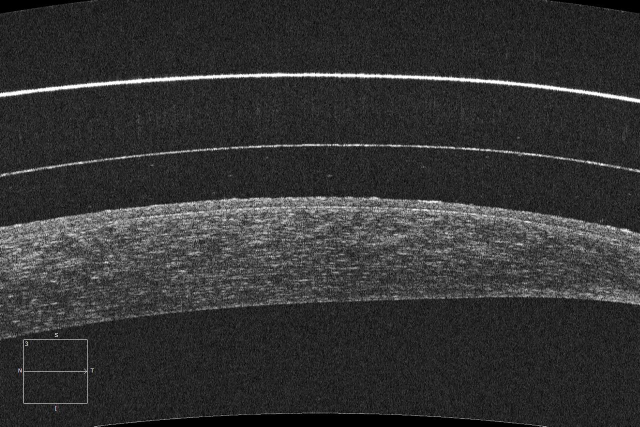
#> input picture AS-OCT/im12.jpeg, 1280 x 853 px, found by its file name (shown at 1/2 size)
$ python main.py
#> lines starting #> are read from the running program, lines starting #| are printed output that depends on the picture; after the words box and inside, x2 and y2 are one past the last pixel; in counts of white or black regions, pixels touching at a corner belong together; long printed decimals are rounded
### positions.py
class Positions(object):
    colum = -1
    inicio = -1
    fin = -1
    distanciaSuav =  -1
    distancia = -1

    # The class "constructor" - It's actually an initializer
    def __init__(self, position, inicio, fin):
        self.colum = position
        self.inicio = inicio
        self.fin = fin
        self.distancia = fin - inicio

### mostrarPasos.py
import matplotlib.pyplot as plt


def showImage6(img1, img2,  img3, img4, img5, img6, title1 = None, title2 = None, title3 = None, title4 = None, title5 = None, title6 = None):
    plt.figure()
    plt.subplot(321), plt.imshow(img1, cmap='gray')
    plt.title(title1), plt.xticks([]), plt.yticks([])

    plt.subplot(322), plt.imshow(img2, cmap='gray')
    plt.title(title2), plt.xticks([]), plt.yticks([])

    plt.subplot(323), plt.imshow(img3, cmap='gray')
    plt.title(title3), plt.xticks([]), plt.yticks([])

    plt.subplot(324), plt.imshow(img4, cmap='gray')
    plt.title(title4), plt.xticks([]), plt.yticks([])

    plt.subplot(325), plt.imshow(img5, cmap='gray')
    plt.title(title5), plt.xticks([]), plt.yticks([])

    plt.subplot(326), plt.imshow(img6, cmap='gray')
    plt.title(title6), plt.xticks([]), plt.yticks([])

def showImage3(img1, img2,  img3, title1 = None, title2 = None, title3 = None):
    plt.figure()
    plt.subplot(131), plt.imshow(img1, cmap='gray')
    plt.title(title1), plt.xticks([]), plt.yticks([])

    plt.subplot(132), plt.imshow(img2, cmap='gray')
    plt.title(title2), plt.xticks([]), plt.yticks([])

    plt.subplot(133), plt.imshow(img3, cmap='gray')
    plt.title(title3), plt.xticks([]), plt.yticks([])


def showImage4(img1, img2,  img3, img4, title1 = None, title2 = None, title3 = None, title4 = None):
    plt.figure()
    plt.subplot(221), plt.imshow(img1, cmap='gray')
    plt.title(title1), plt.xticks([]), plt.yticks([])

    plt.subplot(222), plt.imshow(img2, cmap='gray')
    plt.title(title2), plt.xticks([]), plt.yticks([])

    plt.subplot(223), plt.imshow(img3, cmap='gray')
    plt.title(title3), plt.xticks([]), plt.yticks([])

    plt.subplot(224), plt.imshow(img4, cmap='gray')
    plt.title(title4), plt.xticks([]), plt.yticks([])

def showStadistics(st1, st2,  st3, st4, title1 = None, title2 = None, title3 = None, title4 = None, title5 = None):

    plt.figure()
    plt.plot(st1)
    plt.plot(st2)
    plt.plot(st3)
    plt.plot(st4)
    plt.title(title5)


    plt.figure()
    plt.subplot(221), plt.plot(st1)
    plt.title(title1)

    plt.subplot(222), plt.plot(st2)
    plt.title(title2)

    plt.subplot(223), plt.plot(st3)
    plt.title(title3)

    plt.subplot(224), plt.plot(st4)
    plt.title(title4)

### main.py
import cv2
import numpy as np
from scipy.signal import argrelextrema
from scipy.signal import find_peaks
import positions
import mostrarPasos as m

import matplotlib.pyplot as plt
import matplotlib.patches as mpatches
from scipy import ndimage

from skimage.measure import label, regionprops
from skimage.color import label2rgb


def readImage (thigh, img):
    imgOr = cv2.imread(img, 0)

    imgTh = cv2.imread(img, 0)

    opening = ndimage.grey_opening(imgTh, size=(3, 4))

    gauss = cv2.GaussianBlur(opening, (11, 11), 0)

    imgTh[gauss < thigh] = 0
    imgTh[gauss >= thigh] = 1

    kernel = np.ones((1, 5))
    erode = cv2.erode(imgTh, kernel, iterations=1)

    kernel = np.ones((2,15))
    dilate = cv2.dilate(erode, kernel, iterations = 1)

    m.showImage6(imgOr, opening, gauss, imgTh, erode, dilate, "Original", "Apertura gris", "Suav Gauss", "Th", "Erode", "Dilate")

    return imgOr, dilate

def newImage(image, regionCoords):
    for i in regionCoords:
        image[i[0]][i[1]] = 1
    return image

def cConexas(image):

    label_image = label(image)
    imageComponentesConexas = np.zeros(image.shape)

    regions1 = []
    for region in regionprops(label_image):
        if region.area >= 1000:
            regions1.append(region)

    for region in regions1:
        imageComponentesConexas = newImage(imageComponentesConexas, region.coords)

    kernel = np.ones((3, 9))
    imageComponentesConexasOpen = cv2.morphologyEx(imageComponentesConexas, cv2.MORPH_CLOSE, kernel)

    label_image = label(imageComponentesConexasOpen)
    imageComponentesConexas2 = np.zeros(image.shape)

    regions2 = []
    for region in regionprops(label_image):
        if region.area >= 2000:
            regions2.append(region)

    regions2.sort(key=lambda x: x.area, reverse=True)
    regions = sorted(regions2, key=lambda x: x.area, reverse=True)

    regions = regions[0:5]

    for region in regions:
        imageComponentesConexas2 = newImage(imageComponentesConexas2, region.coords)

    m.showImage3(imageComponentesConexas, imageComponentesConexasOpen, imageComponentesConexas2, "CC Area 1000", "CC Close", "CC Area 2000")

    return imageComponentesConexas2, regions

def cConexas2(image):

    label_image = label(image)
    image_label_overlay = label2rgb(image, image=image)

    fig, ax = plt.subplots(figsize=(10, 6))

    imageComponentesConexas = np.zeros(image.shape)

    ax.imshow(image_label_overlay)
    i = 0
    regions = []
    for region in regionprops(label_image):
        # take regions with large enough areas
        regions.append(region)
        # draw rectangle around segmented coins
        minr, minc, maxr, maxc = region.bbox
        if (i == 0):
            rect = mpatches.Rectangle((minc, minr), maxc - minc, maxr - minr, fill=False, edgecolor='red', linewidth=2)
        elif (i == 1):
            rect = mpatches.Rectangle((minc, minr), maxc - minc, maxr - minr, fill=False, edgecolor='green',
                                      linewidth=2)
        elif (i == 2):
            rect = mpatches.Rectangle((minc, minr), maxc - minc, maxr - minr, fill=False, edgecolor='blue',
                                      linewidth=2)
        elif (i == 3):
            rect = mpatches.Rectangle((minc, minr), maxc - minc, maxr - minr, fill=False, edgecolor='yellow',
                                      linewidth=2)
        else:
            rect = mpatches.Rectangle((minc, minr), maxc - minc, maxr - minr, fill=False, edgecolor='purple',
                                      linewidth=2)

        i = i + 1
        ax.add_patch(rect)

        imageComponentesConexas = newImage(imageComponentesConexas, region.coords)

    ax.set_axis_off()
    plt.tight_layout()
    plt.imshow(imageComponentesConexas, cmap='gray')
    plt.title("CC Finales")
    return imageComponentesConexas, regions

def reduceBorders(img):
    filas, columnas = img.shape
    out = np.zeros((filas, columnas))

    for i in range(columnas):
        blanco = True
        for j in range(filas):
            if(img[j][i] == 0): blanco = False
            if(blanco): continue
            if((not blanco) and img[j][i] == 255):
                out[j][i] = 255
                blanco= True
    return out

def reduceMiddleBorder(img, regions):
    tmp = np.zeros(img.shape)
    a = newImage(tmp, regions[1].coords)
    a = combine(img, a)
    filas, columnas = a.shape
    for i in range(columnas):
        max = 0
        f = 0
        c = 0
        for j in range(filas):
            if (a[j][i]> max):
                max = a[j][i]
                f = j
                c = i
            a[j][i] =0
        if(f != 0):
            tmp[f][c] = 255

    for i in regions[1].coords:
        img[i[0]][i[1]] = 0

    for i in range(filas):
        for j in range(columnas):
            if(tmp[i][j] == 255):
                img[i][j]=255
    return img

def combine(original, regions):
    filas, columnas = original.shape

    outImage = original.copy()
    for i in range(filas):
        for j in range(columnas):
            if (regions[i][j] == 1 ):
                outImage[i][j] = original[i][j]
            else:
                outImage[i][j] =0

    return outImage

def countPx(img):
    filas, columnas = img.shape
    out = img.copy()
    totalPX = 0
    valueComunas = np.zeros(columnas)
    dist = []

    for i in range(columnas):
        countR1 = 0
        posInit = 0
        blanco = True
        for j in range(filas):
            if(img[j][i] == 0):blanco = False
            if(blanco):continue

            if(img[j][i] == 255):
                break
            if(countR1 == 0):
                posInit = j
            totalPX = totalPX+1
            countR1=countR1+1
            out[j][i] = 255

        dist.append(positions.Positions(i, posInit, posInit + countR1))
        valueComunas[i]= countR1

    return out, dist
def localMax(list):
    size = len(list)
    lm = []
    for i in range(size):
        if(i == 0):
            if (list[i]>list[i+1]):
                lm.append(i)
        elif(i == size-1):
            if (list[i]>list[i-1]):
                lm.append(i)
        else:
            if (list[i]>list[i+1] and list[i]>list[i-1]):
                lm.append(i)
    return lm
def calculateDist(dist):
    listInit = np.zeros(len(dist))
    listFin = np.zeros(len(dist))
    listDist = np.zeros(len(dist))

    for i in range(len(dist)):
        listInit[i]= dist[i].inicio
        listFin[i]= dist[i].fin
        listDist[i] = dist[i].distancia

    gaussInit = ndimage.gaussian_filter1d(listInit, 20)
    gaussFin = ndimage.gaussian_filter1d(listFin, 20)

    distancias = np.abs(np.subtract(gaussFin, gaussInit))
    for i in  range(len(distancias)):
        dist[i].distanciaSuav = distancias[i]

    dist2 = []
    for i in range(len(dist)):
        dist2.append(positions.Positions(dist[i].colum, dist[i].inicio, dist[i].fin))
        dist2[i].distanciaSuav = dist[i].distanciaSuav

    calcularErro2(dist2)
    dt , ml = desviacionTipica(dist)
    return listDist, distancias, dt, ml

def calcularError(dist):
    size = len(dist)
    fifteenPercent = int(size*0.15)
    twentyPercent = int(size*0.20)
    twentyFivePercent = int(size * 0.25)

    dist.sort(key=lambda x: x.distanciaSuav, reverse=True)
    dist = sorted(dist, key=lambda x: x.distanciaSuav, reverse=True)

    dTotalDist = np.var([f.distancia for f in dist])
    dTotalDistBlur = np.var([f.distanciaSuav for f in dist])
    print("DT DIST: ", dTotalDist)
    print("DT SUAVE: ", dTotalDistBlur)
    if (abs(dTotalDist - dTotalDistBlur) > 50):

        dPrin = np.var([f.distancia for f in dist[:(size-fifteenPercent)]])
        dFin = np.var([f.distancia for f in dist[fifteenPercent:size]])

        if(dFin > dPrin):
            dPrin = np.var([f.distanciaSuav for f in dist[:(size - twentyPercent)]])
            if(dPrin > 100):
                dPrin = np.var([f.distanciaSuav for f in dist[:(size - twentyPercent)]])
                if(dPrin > 100):
                    dPrin = np.var([f.distanciaSuav for f in dist[:(size - twentyFivePercent)]])
                    valuePrin = 0
                    valueFin = twentyFivePercent
                else:
                    valuePrin = 0
                    valueFin = twentyPercent
            else:
                valuePrin = 0
                valueFin = fifteenPercent
        else :
            dFin = np.var([f.distanciaSuav for f in dist[twentyPercent:]])
            if (dFin > 100):
                dFin = np.var([f.distanciaSuav for f in dist[twentyPercent:]])
                if (dFin> 100):
                    dFin = np.var([f.distanciaSuav for f in dist[twentyFivePercent:]])
                    valuePrin = twentyFivePercent
                    valueFin = 0
                else:
                    valuePrin = twentyPercent
                    valueFin = 0
            else:
                valuePrin = fifteenPercent
                valueFin =0
    else :
        valuePrin = 0
        valueFin = 0
    return valuePrin, valueFin

def calcularErro2(dist):
    size = int(len(dist))

    countPos = 0
    countNeg = 0
    blur =  [f.distanciaSuav for f in dist]
    tmp = np.zeros(int(size))
    for i in range(int(size)):
        tmp[i] = dist[i].distanciaSuav

    for i in range(size):
        # d[i].distanciaSuav = abs(d[i].distanciaSuav - d[i].distancia)
        error = dist[i].distanciaSuav - dist[i].distancia
        if (error > 20):
            countPos+= 1
        elif (-20 > error):
            countNeg+= 1
        if(abs(error)>20):
            dist[i].distanciaSuav = -1

    if(countNeg > countPos ):
        # localMaxim = argrelextrema(tmp, np.less)
        l = argrelextrema(tmp, np.less)
        l = l[0]
        print("Minimos")
    else:
        # l = argrelextrema(tmp, np.greater)
        print("Maximos")
        l= localMax(tmp)
    print(l)
    localMaxim = []
    for i in range(len(l)):
        if(dist[l[i]].distanciaSuav!= -1):
            localMaxim.append(l[i])
    print("ERROR POSITIVO: ", countPos)
    print("ERROR NEGATIVO: ", countNeg)

    print(localMaxim)

    union = unionMaxLocal(localMaxim, dist)
    dReal= [f.distancia for f in dist]
    dSuvMod= [f.distanciaSuav for f in dist]

    m.showStadistics(dReal, blur, dSuvMod ,union, "Original", "Blur", "ERROR", "Union", "ERROR LOCAL")


def desviacionTipica(dist):
    size = len(dist)

    valuePrin, valueFin = calcularError(dist)

    print(valuePrin)
    print(valueFin)

    for i in range(valuePrin):
        dist[i].distanciaSuav = -1

    for i in range(size-valueFin, size):
        dist[i].distanciaSuav = -1

    dist.sort(key=lambda x: x.colum)
    dist = sorted(dist, key=lambda x: x.colum)

    tmp = np.zeros(int(size))

    for i in range(int(size)):
        tmp[i] = dist[i].distanciaSuav

    for i in range(int(size)):
        tmp[i] = dist[i].distanciaSuav
    if(valueFin == 0):
        # localMaxim = argrelextrema(tmp, np.less)
        l = argrelextrema(tmp, np.less)
        l = l[0]
        print("Minimos")
    else:
        # l = argrelextrema(tmp, np.greater)
        print("Maximos")
        l = localMax(tmp)
    print(l)
    localMaxim = []
    for i in range(len(l)):
        if (dist[l[i]].distanciaSuav != -1):
            localMaxim.append(l[i])
    print(localMaxim)
    desviacionTipica = [f.distanciaSuav for f in dist]
    union = unionMaxLocal(localMaxim, dist)

    return desviacionTipica, union

def unionMaxLocal(localMax, points):
    sizePoints = int(len(points))
    sizeMax = int(len(localMax))
    localAntSig = []
    negativos = False
    for i in range(sizePoints):
        if (not negativos):
            if(points[i].distanciaSuav == -1):
                negativos= True
                if(i > localMax[sizeMax-1]):
                    localAntSig.append([localMax[sizeMax-1], localMax[sizeMax-1]])
                else:
                    for j in range(sizeMax):
                        if(localMax[j] > i):
                            if(j == 0):
                                localAntSig.append([localMax[j], localMax[j]])
                            else:
                                localAntSig.append([localMax[j-1], localMax[j]])
                            break
        else:
            if (points[i].distanciaSuav != -1):
                negativos = False

    print(localAntSig)

    for i in range(len(localAntSig)):
        points = lineFromPoints(localAntSig[i], localMax, points)

    union = [f.distanciaSuav for f in points]
    return union


def lineFromPoints(localAntSig, localMax, points):

    P = [localAntSig[0], points[localAntSig[0]].distanciaSuav]
    Q = [localAntSig[1], points[localAntSig[1]].distanciaSuav]

    a = Q[1] - P[1]
    b = P[0] - Q[0]
    c = a * (P[0]) + b * (P[1])

    if (localAntSig[0] != localAntSig[1]):
        for i in range(localAntSig[0], localAntSig[1]):
            points[i].distanciaSuav =  (c - a*i)/b
    else:
        if(localMax[0] == localAntSig[1]):
            for i in range(localAntSig[1]):
                points[i].distanciaSuav = points[localAntSig[0]].distanciaSuav
        elif(localMax[len(localMax)-1] == localAntSig[1]):
            for i in range(localAntSig[1],len(points)):
                points[i].distanciaSuav = points[localAntSig[0]].distanciaSuav

    return points


def execute(imagen):
    imgOr, imgDl = readImage(80, imagen)
#> in readImage, `imgTh[gauss >= thigh] = 1`:
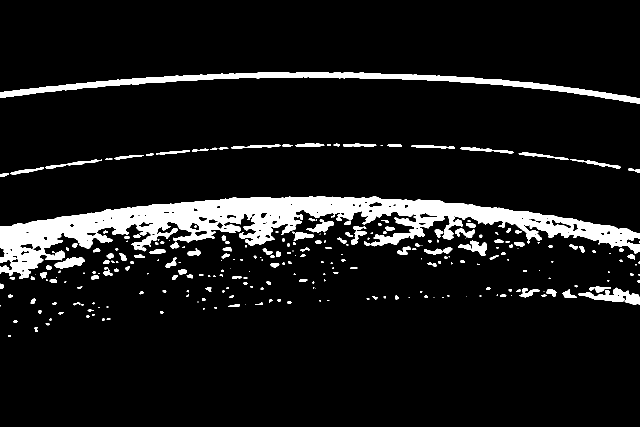
#> imgTh: shape (853, 1280) (shown at 1/2 size); values 0 (black) and 1 (white), 8.8% white; 280 white regions (102 under 20 px), largest, box (x1, y1, x2, y2) and area: (0, 393, 1280, 558) 62479, (0, 144, 1280, 207) 13418, (1157, 575, 1280, 609) 1813
    imgCc, _ = cConexas(imgDl)
#> the loop in cConexas, `for region in regionprops(label_image):` made 129 passes
#> after the loop in cConexas, `for region in regionprops(label_image):`: regions1 = 7 regions; box (x1, y1, x2, y2) and area: (0, 393, 1280, 561) 81458, (0, 144, 1280, 208) 15730, (0, 287, 809, 354) 4858, (1120, 573, 1280, 610) 3288, (817, 290, 1247, 338) 2710, (911, 482, 979, 513) 1247, (669, 463, 739, 491) 1068
#> the loop in cConexas, `for region in regions1:` made 7 passes
#> in cConexas, `label_image = label(imageComponentesConexasOpen)`:
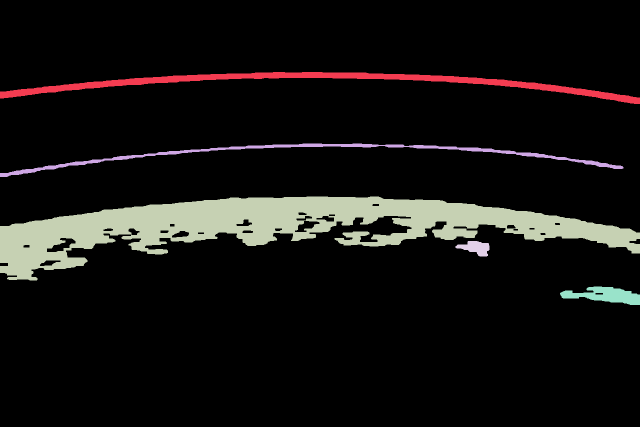
#> label_image: shape (853, 1280) int64 (shown at 1/2 size); 6 distinct labels, from 0 to 5; one colour per label, 0 black
#> the loop in cConexas, `for region in regionprops(label_image):` made 5 passes
#> after the loop in cConexas, `for region in regionprops(label_image):`: regions2 = 4 regions; box (x1, y1, x2, y2) and area: (0, 393, 1280, 561) 84562, (0, 144, 1280, 208) 15744, (0, 287, 1247, 354) 7620, (1120, 573, 1280, 610) 3358
#> in cConexas, `regions = sorted(regions2, key=lambda x: x.area, reverse=True)`: regions has the same summary as regions2
#> the loop in cConexas, `for region in regions:` made 4 passes
#> after the loop in cConexas, `for region in regions:`:
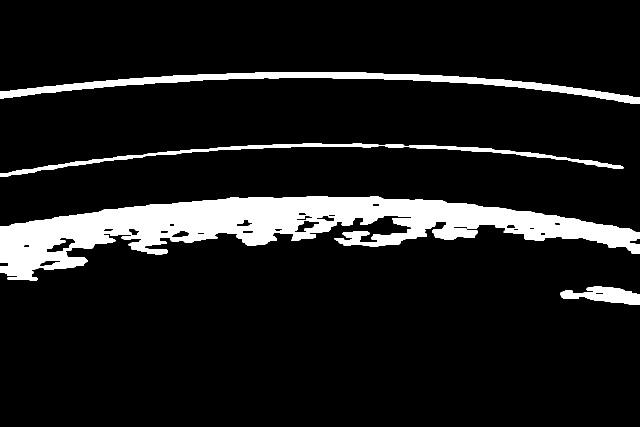
#> imageComponentesConexas2: shape (853, 1280) float64 (shown at 1/2 size); values 0 (black) and 1 (white), 10.2% white; 4 white regions, box (x1, y1, x2, y2) and area: (0, 393, 1280, 561) 84562, (0, 144, 1280, 208) 15744, (0, 287, 1247, 354) 7620, (1120, 573, 1280, 610) 3358
    imgCc, regiones = cConexas2(imgCc)
#> the loop in cConexas2, `for region in regionprops(label_image):` made 4 passes
#> (minr, minc, maxr, maxc) on passes 1 to 4: (144, 0, 208, 1280), (287, 0, 354, 1247), (393, 0, 561, 1280), (573, 1120, 610, 1280)
#> after the loop in cConexas2, `for region in regionprops(label_image):`: i = 4; regions has the same summary as regions2 in cConexas
#> regiones has the same summary as regions2 in cConexas

    imgCombine = combine(imgOr, imgCc)
    rmb = reduceMiddleBorder(imgCombine,regiones)
#> after the loop in reduceMiddleBorder, `for i in range(columnas):`:
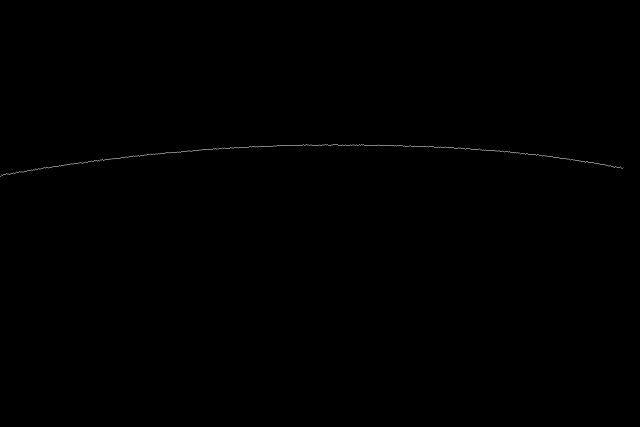
#> tmp: shape (853, 1280) float64 (shown at 1/2 size); min 0, max 255, mean 0.3
#> the loop in reduceMiddleBorder, `for i in regions[1].coords:` made 7620 passes
#> i on passes 1 to 3: [287, 605], [287, 606], [287, 607]
#> after the loop in reduceMiddleBorder, `for i in range(filas):`:
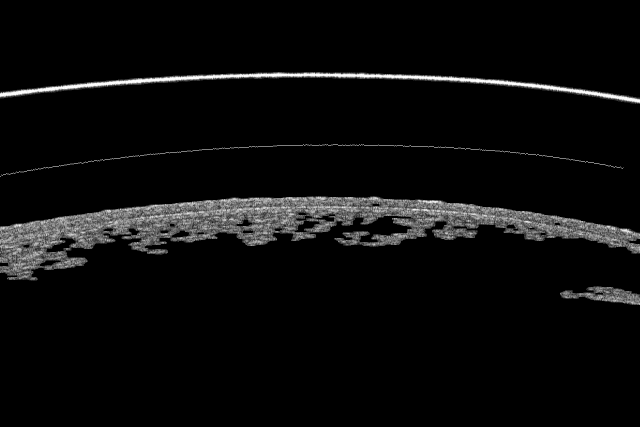
#> img: shape (853, 1280) (shown at 1/2 size); min 0, max 255, mean 11.9
    thHigh = rmb.copy()
    thHigh[rmb > 120] = 255
    thHigh[rmb  <= 120] = 0
#> thHigh: shape (853, 1280); 4.4% white; 1182 white regions (1000 under 20 px), largest, box (x1, y1, x2, y2) and area: (0, 402, 412, 530) 9939, (0, 145, 1280, 207) 9645, (613, 393, 990, 448) 5934
    imgReduc = reduceBorders(thHigh )

    m.showImage4(imgCombine, rmb, thHigh, imgReduc, "OR + Reg", "R mid edge", "ThHigh", "R All Edges")

    imgReg1, _ = countPx(imgReduc)
    imgReg2, capa1 = countPx(imgReg1)
    imgReg3, capa2 = countPx(imgReg2)
#> after the loop in countPx (call 3), `for i in range(columnas):`:
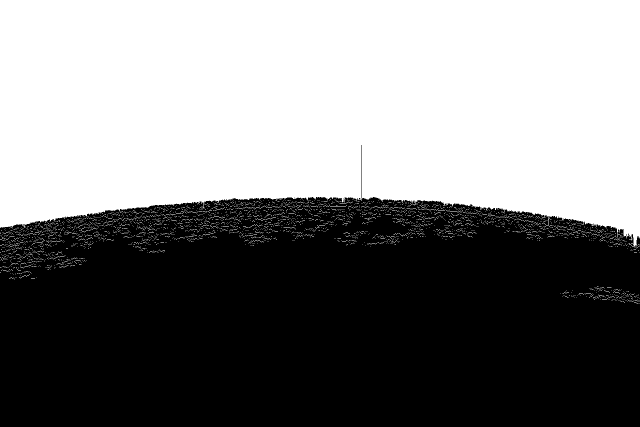
#> out: shape (853, 1280) float64 (shown at 1/2 size); 49.8% white; 3292 white regions (3283 under 20 px), largest, box (x1, y1, x2, y2) and area: (0, 0, 1280, 496) 535356, (842, 417, 878, 421) 36, (660, 411, 694, 414) 34

    m.showImage3(imgReg1, imgReg2, imgReg3, "PX R1", "PX R2", "PX R3")

    # calculateDist(capa1)
    # calculateDist(capa2)
    distOr1, distSuv1, distDP1, distML1 = calculateDist(capa1)
#| [ 725  900  958 1028]
#> the loop in calcularErro2, `for i in range(len(l)):` made 4 passes
#| ERROR POSITIVO:  20
#| ERROR NEGATIVO:  22
#| [725, 900, 958, 1028]
#| [[725, 725], [1028, 1028], [1028, 1028]]
#> the loop in unionMaxLocal, `for i in range(len(localAntSig)):` made 3 passes
#| DT DIST:  427.063
#| DT SUAVE:  278.345
#| 192
#| 0
#| [ 725  900  958 1028]
#> the loop in desviacionTipica, `for i in range(len(l)):` made 4 passes
#| [725, 900, 958, 1028]
#| [[725, 725], [1028, 1028]]
#> the loop in unionMaxLocal (call 2), `for i in range(len(localAntSig)):` made 2 passes
    distOr2, distSuv2, distDP2, distML2 = calculateDist(capa2)
#| [60, 158, 277, 403, 560, 621, 722, 821, 1187]
#> the loop in calcularErro2 (call 2), `for i in range(len(l)):` made 9 passes
#| ERROR POSITIVO:  20
#| ERROR NEGATIVO:  18
#| [60, 158, 277, 403, 560, 621, 821, 1187]
#| [[621, 821], [1187, 1187], [1187, 1187], [1187, 1187], [1187, 1187]]
#| DT DIST:  275.551
#| DT SUAVE:  163.341
#| 0
#| 192
#| [60, 158, 277, 403, 560, 621, 722, 821, 1187]
#> the loop in desviacionTipica (call 2), `for i in range(len(l)):` made 9 passes
#| [60, 158, 277, 403, 560, 621, 722, 821, 1187]
#| [[158, 277], [277, 403], [403, 560], [1187, 1187]]

    m.showStadistics(distOr1, distSuv1, distDP1, distML1, "Original 1", "Blur 1", "Desv Tipica 1", "Union 1", "DESVIACION TIPICA")
    m.showStadistics(distOr2, distSuv2, distDP2, distML2, "Original 2", "Blur 2", "Desv Tipica 2", "Union 2", "DESVIACION TIPICA")

execute('AS-OCT\im12.jpeg')
plt.show()
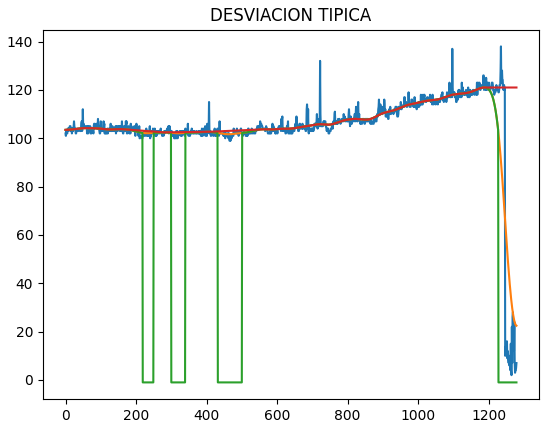
#> figure drawn by matplotlib, 1 panel; curve peaks at x = 1235, y = 138; curve peaks at x = 1187, y = 121; curve peaks at x = 1187, y = 121
